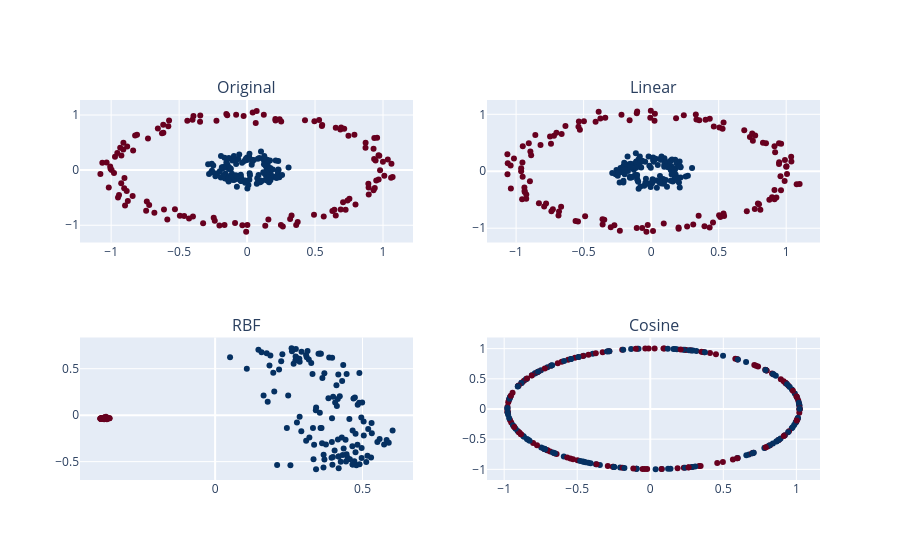

The notebook cell saved with this chart:
### Markdown cell above
Lo anterior corresponde a una visualización de las matrices kernel para el kernel RBF.
Se distinguen dos conjuntos de datos similares entre ellos, pero no entre conjuntos de datos.
Si construimos una gráfica conectado dos puntos sii $K(i,j) \neq 0$, entonces la gráfica tendría dos conjuntos conexos.

### Code cell
from plotly.subplots import make_subplots
import plotly.graph_objects as go

marker_style = dict(color=X['class'], colorscale="rdbu")

fig = make_subplots(rows=2, cols=2, subplot_titles=("Original", "Linear", "RBF", "Cosine"))

fig.add_trace(go.Scatter(x=X[0], y=X[1], mode='markers', name='Original', marker=marker_style), row=1, col=1)
fig.add_trace(go.Scatter(x=X_linear[0], y=X_linear[1], mode='markers', name='Linear', marker=marker_style), row=1, col=2)
fig.add_trace(go.Scatter(x=X_rbf[0], y=X_rbf[1], mode='markers', name='RBF', marker=marker_style), row=2, col=1)
fig.add_trace(go.Scatter(x=X_cosine[0], y=X_cosine[1], mode='markers', name='Cosine', marker=marker_style), row=2, col=2)

fig.update_layout(showlegend=False)
fig.show()

### Figure 1 — Plotly figure (JSON) as saved in the notebook; plotly's stock layout.template omitted (floating-point values rounded to 4 significant figures; data arrays with more than 128 entries replaced by an {"elided": "..."} marker saying what was removed)
{"data": [{"marker": {"color": {"elided": "250 int values"}, "colorscale": [[0, "rgb(103,0,31)"], [0.1, "rgb(178,24,43)"], [0.2, "rgb(214,96,77)"], [0.3, "rgb(244,165,130)"], [0.4, "rgb(253,219,199)"], [0.5, "rgb(247,247,247)"], [0.6, "rgb(209,229,240)"], [0.7, "rgb(146,197,222)"], [0.8, "rgb(67,147,195)"], [0.9, "rgb(33,102,172)"], [1, "rgb(5,48,97)"]]}, "mode": "markers", "name": "Original", "type": "scatter", "x": {"elided": "250 float values"}, "xaxis": "x", "y": {"elided": "250 float values"}, "yaxis": "y"}, {"marker": {"color": {"elided": "250 int values"}, "colorscale": [[0, "rgb(103,0,31)"], [0.1, "rgb(178,24,43)"], [0.2, "rgb(214,96,77)"], [0.3, "rgb(244,165,130)"], [0.4, "rgb(253,219,199)"], [0.5, "rgb(247,247,247)"], [0.6, "rgb(209,229,240)"], [0.7, "rgb(146,197,222)"], [0.8, "rgb(67,147,195)"], [0.9, "rgb(33,102,172)"], [1, "rgb(5,48,97)"]]}, "mode": "markers", "name": "Linear", "type": "scatter", "x": {"elided": "250 float values"}, "xaxis": "x2", "y": {"elided": "250 float values"}, "yaxis": "y2"}, {"marker": {"color": {"elided": "250 int values"}, "colorscale": [[0, "rgb(103,0,31)"], [0.1, "rgb(178,24,43)"], [0.2, "rgb(214,96,77)"], [0.3, "rgb(244,165,130)"], [0.4, "rgb(253,219,199)"], [0.5, "rgb(247,247,247)"], [0.6, "rgb(209,229,240)"], [0.7, "rgb(146,197,222)"], [0.8, "rgb(67,147,195)"], [0.9, "rgb(33,102,172)"], [1, "rgb(5,48,97)"]]}, "mode": "markers", "name": "RBF", "type": "scatter", "x": {"elided": "250 float values"}, "xaxis": "x3", "y": {"elided": "250 float values"}, "yaxis": "y3"}, {"marker": {"color": {"elided": "250 int values"}, "colorscale": [[0, "rgb(103,0,31)"], [0.1, "rgb(178,24,43)"], [0.2, "rgb(214,96,77)"], [0.3, "rgb(244,165,130)"], [0.4, "rgb(253,219,199)"], [0.5, "rgb(247,247,247)"], [0.6, "rgb(209,229,240)"], [0.7, "rgb(146,197,222)"], [0.8, "rgb(67,147,195)"], [0.9, "rgb(33,102,172)"], [1, "rgb(5,48,97)"]]}, "mode": "markers", "name": "Cosine", "type": "scatter", "x": {"elided": "250 float values"}, "xaxis": "x4", "y": {"elided": "250 float values"}, "yaxis": "y4"}], "layout": {"annotations": [{"font": {"size": 16}, "showarrow": false, "text": "Original", "x": 0.225, "xanchor": "center", "xref": "paper", "y": 1, "yanchor": "bottom", "yref": "paper"}, {"font": {"size": 16}, "showarrow": false, "text": "Linear", "x": 0.775, "xanchor": "center", "xref": "paper", "y": 1, "yanchor": "bottom", "yref": "paper"}, {"font": {"size": 16}, "showarrow": false, "text": "RBF", "x": 0.225, "xanchor": "center", "xref": "paper", "y": 0.375, "yanchor": "bottom", "yref": "paper"}, {"font": {"size": 16}, "showarrow": false, "text": "Cosine", "x": 0.775, "xanchor": "center", "xref": "paper", "y": 0.375, "yanchor": "bottom", "yref": "paper"}], "showlegend": false, "xaxis": {"anchor": "y", "domain": [0, 0.45]}, "xaxis2": {"anchor": "y2", "domain": [0.55, 1]}, "xaxis3": {"anchor": "y3", "domain": [0, 0.45]}, "xaxis4": {"anchor": "y4", "domain": [0.55, 1]}, "yaxis": {"anchor": "x", "domain": [0.625, 1]}, "yaxis2": {"anchor": "x2", "domain": [0.625, 1]}, "yaxis3": {"anchor": "x3", "domain": [0, 0.375]}, "yaxis4": {"anchor": "x4", "domain": [0, 0.375]}}}
